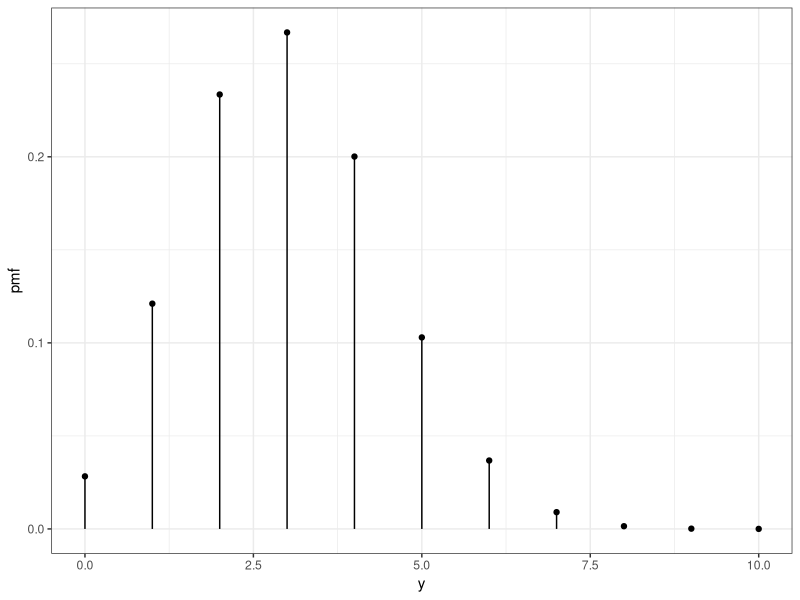
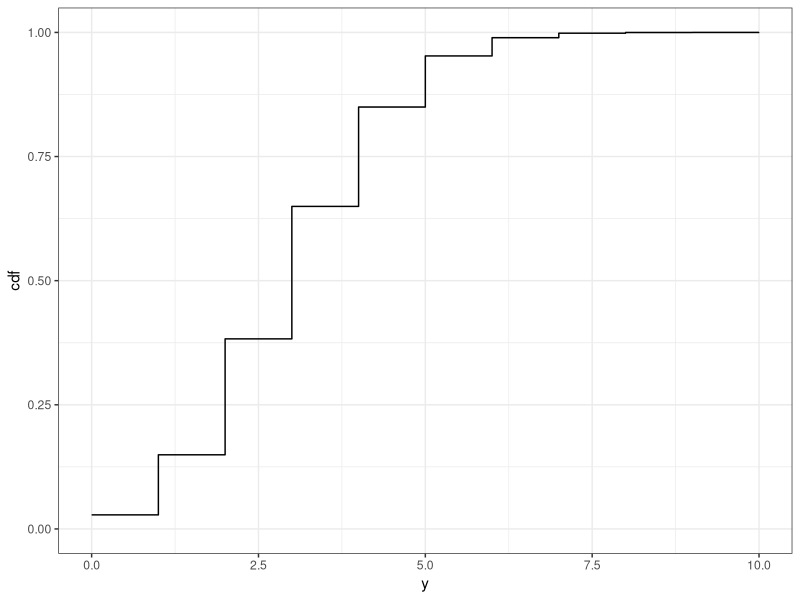
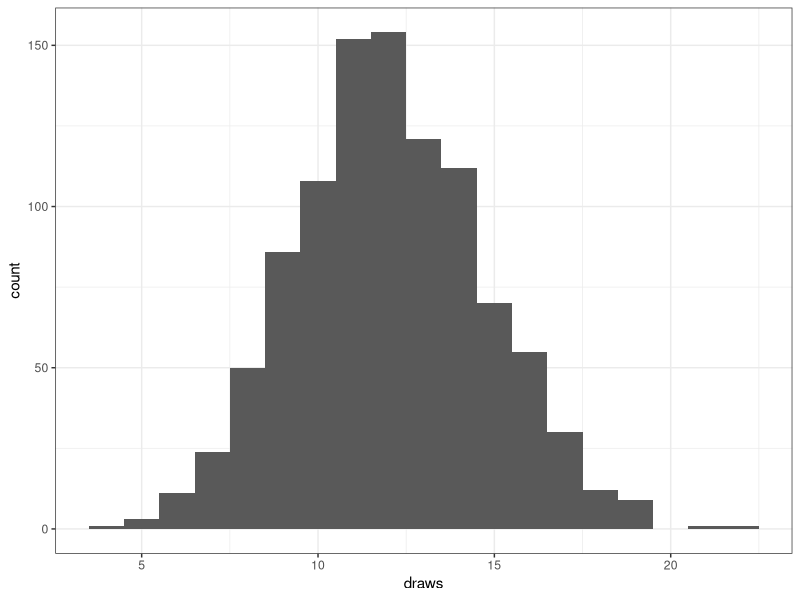
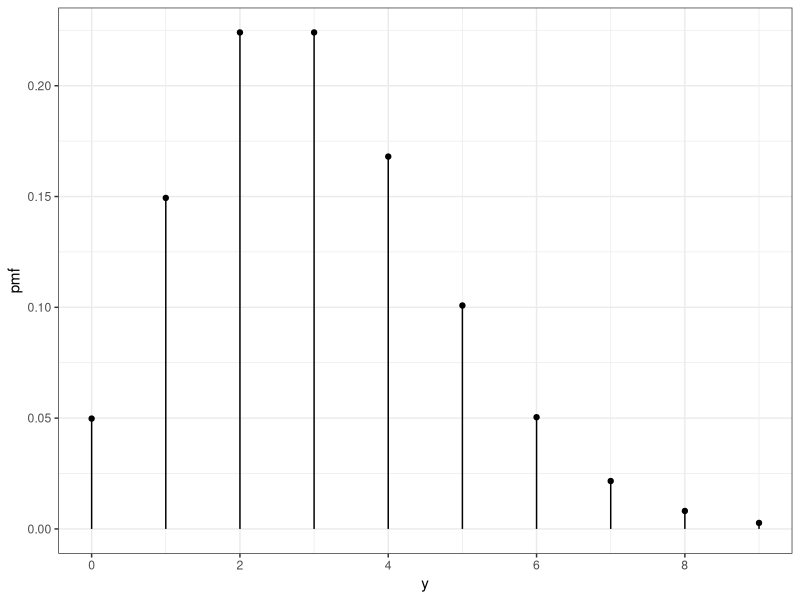
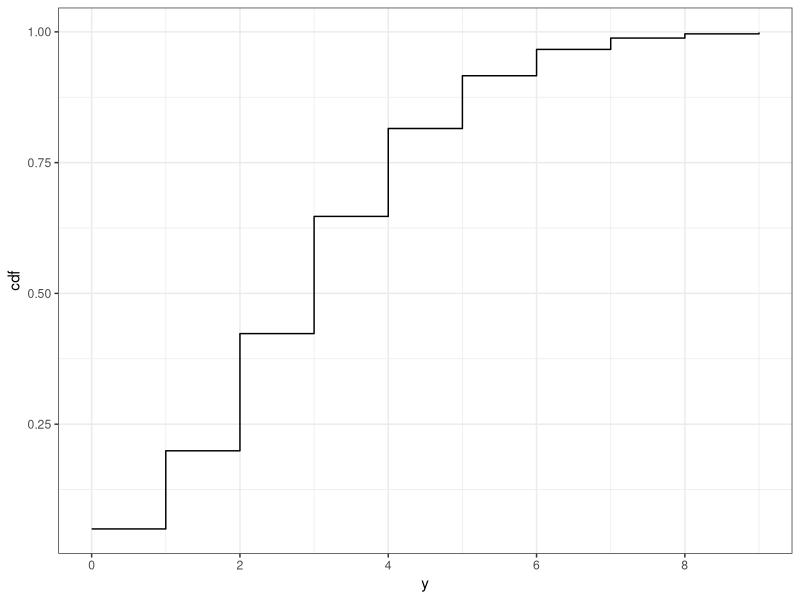
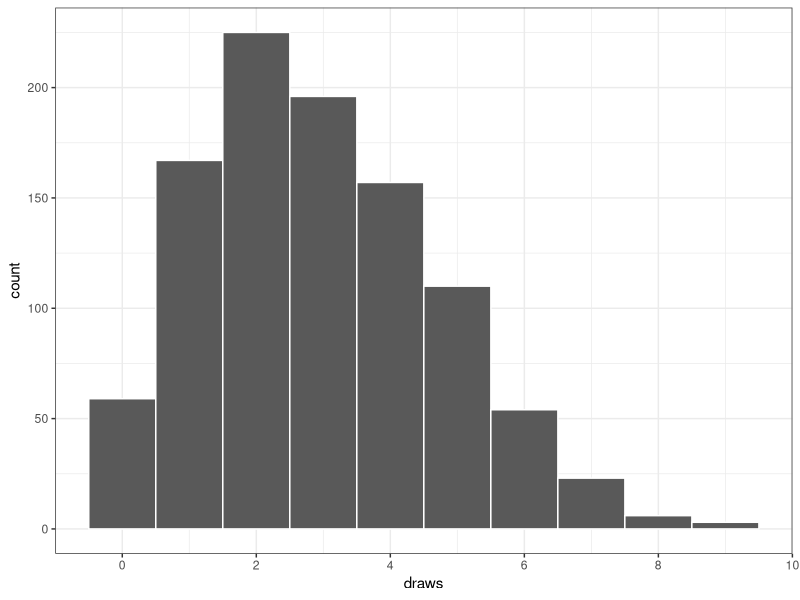
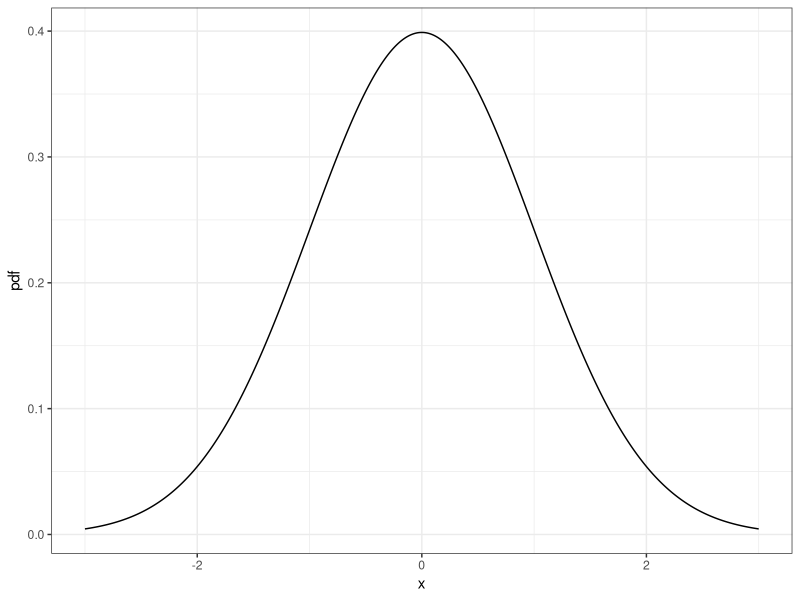
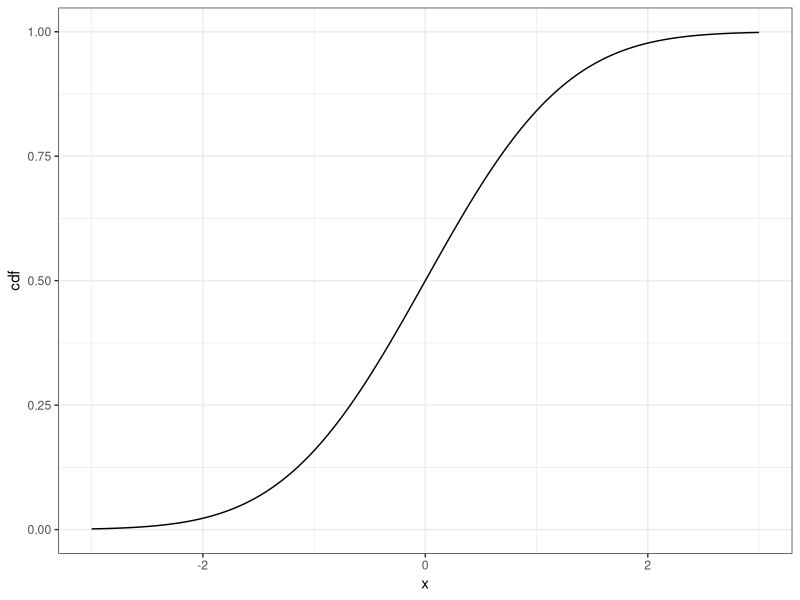

These charts were generated, in order, by the following R code:
## ---- chunk 1
knitr::opts_chunk$set(echo = TRUE)
## ---- chunk 2
library("tidyverse"); theme_set(theme_bw())
library("scales") # for breaks_pretty()
## ---- chunk 3
runif(5)
runif(5)
## ---- chunk 4
set.seed(1)
runif(5)
set.seed(1)
runif(5)
## ---- chunk 5
n <- 10
p <- 0.3
d <- data.frame(
  y = 0:n
) %>%
  mutate(pmf = dbinom(y, size = n, prob = p))

ggplot(d, aes(x = y, y = pmf, yend = 0, xend = y)) +
  geom_point() + 
  geom_segment()
## ---- chunk 6
d <- d %>%
  mutate(cdf = pbinom(y, size = n, prob = p))

ggplot(d, aes(x = y, y = cdf, yend = 0, xend = y)) +
  geom_step()
## ---- chunk 7
n <- 30
p <- 0.4
pbinom(13, size = n, prob = p) - 
  pbinom(1, size = n, prob = p)
## ---- chunk 8
draws <- rbinom(1000, size = n, prob = p)

ggplot(mapping = aes(x = draws)) +
  geom_histogram(binwidth = 1)
## ---- chunk 9
mean(10 < draws & draws < 14) # vs 
pbinom(13, size = n, prob = p) - 
  pbinom(10, size = n, prob = p)
## ---- chunk 10
r <- 3
d <- data.frame(y = 0:(3*r)) %>%
  mutate(pmf = dpois(y, lambda = r),
         cdf = ppois(y, lambda = r))

ggplot(d, aes(x = y, y = pmf, xend = y, yend = 0)) + 
  geom_point() + 
  geom_segment() +
  scale_x_continuous(breaks = breaks_pretty())
## ---- chunk 11
ggplot(d, aes(x = y, y = cdf)) + 
  geom_step() +
  scale_x_continuous(breaks = breaks_pretty())
## ---- chunk 12
draws <- rpois(1000, lambda = r)

ggplot(mapping = aes(x = draws)) + 
  geom_histogram(binwidth = 1, color = "white") + 
  scale_x_continuous(breaks = breaks_pretty())
## ---- chunk 13
sample(c("Cheerios","Trix","Cocoa puffs"), 
       size = 10, replace = TRUE, prob = c(.4,.5,.1))
## ---- chunk 14
m <- 0
s <- 1 # standard deviation

d <- data.frame(x = seq(m - 3*s, m + 3*s, length = 1001)) %>%
  mutate(pdf = dnorm(x, m, s),
         cdf = pnorm(x, m, s))

ggplot(d, aes(x = x, y = pdf)) +
  geom_line()
## ---- chunk 15
ggplot(d, aes(x = x, y = cdf)) +
  geom_line()
## ---- chunk 16
ggplot(data.frame(p = 0:1)) +
  stat_function(fun = qnorm, n = 1001, args = list(mean = m, sd = s))
## ---- chunk 17
qnorm(.975)
## ---- chunk 18
draws <- rnorm(20)

ggplot() +
  geom_histogram(mapping = aes(x = draws), bins = 10)
## ---- chunk 19
ggplot() +
  geom_histogram(
    mapping = aes(
      x = draws, 
      y = after_stat(density)), 
    bins = 10) +
  stat_function(fun = dnorm, 
                n = 1001, 
                args = list(
                  mean = mean(draws), 
                  sd = sd(draws)),
                color = 'red') +
  xlim(min(draws)-1, max(draws) + 1)
## ---- chunk 20
draws <- rnorm(1e4)

ggplot() +
  geom_histogram(
    mapping = aes(
      x = draws, 
      y = after_stat(density)), 
    bins = 30) +
  stat_function(fun = dnorm, 
                n = 1001, 
                args = list(
                  mean = mean(draws), 
                  sd = sd(draws)),
                color = 'red') +
  xlim(min(draws)-1, max(draws) + 1)
## ---- chunk 21
df <- 10

d <- data.frame(x = seq(-4, 4, length = 1001)) %>%
  mutate(pdf = dt(x, df = df),
         cdf = pt(x, df = df))

ggplot(d, aes(x = x, y = pdf)) + 
  geom_line() +
  stat_function(fun = dnorm, color = 'red')
## ---- chunk 22
y <- round(rnorm(10), 2)
y
## ---- chunk 23
n <- length(y); n 
m <- mean(y); m
s <- sd(y); s
## ---- chunk 24
t <- (m-1)/(s/sqrt(n)); t
## ---- chunk 25
pvalue <- 2*pt(-abs(t), df = n-1); pvalue
## ---- chunk 26
t.test(y, mu = 1)$p.value
## ---- chunk 27
tcrit <- qt(.95, df = n-1); tcrit
## ---- chunk 28
m + c(-1,1)*tcrit*s/sqrt(n)
## ---- chunk 29
t.test(y, conf.level = 0.9)$conf.int
